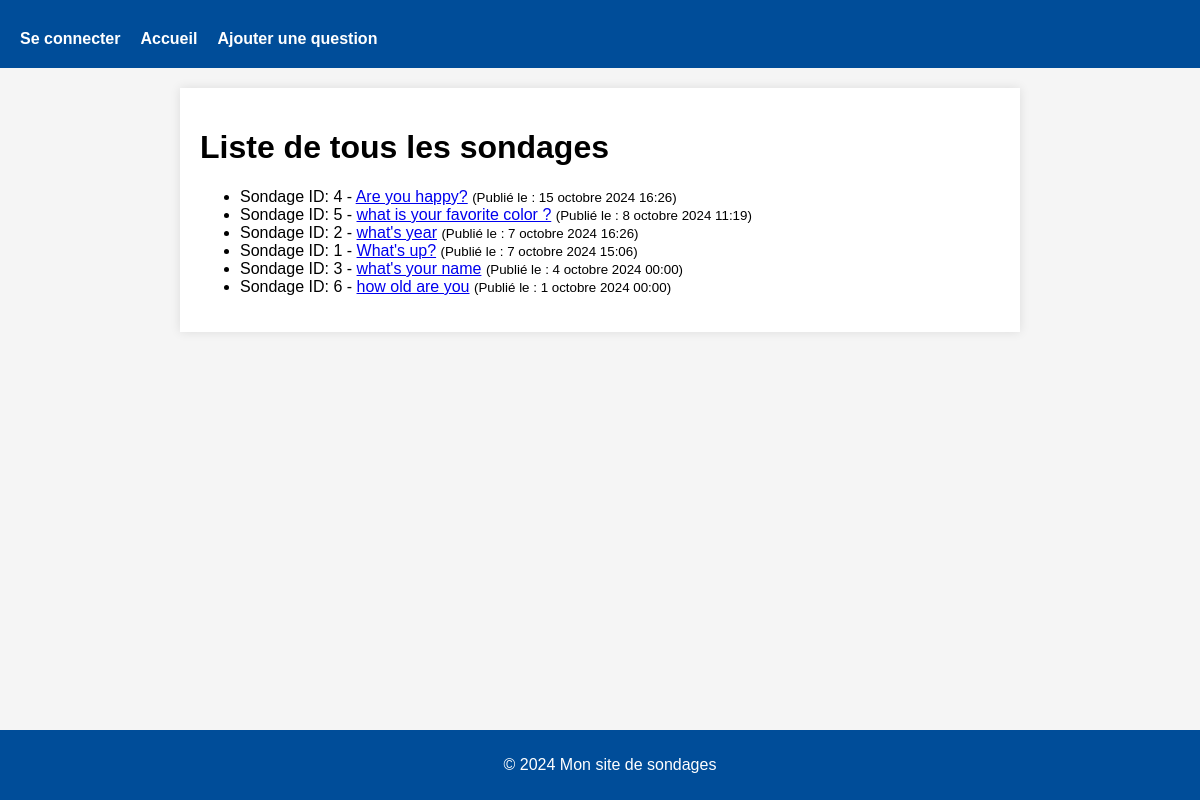
The page /polls/all/ on the database as committed earlier.
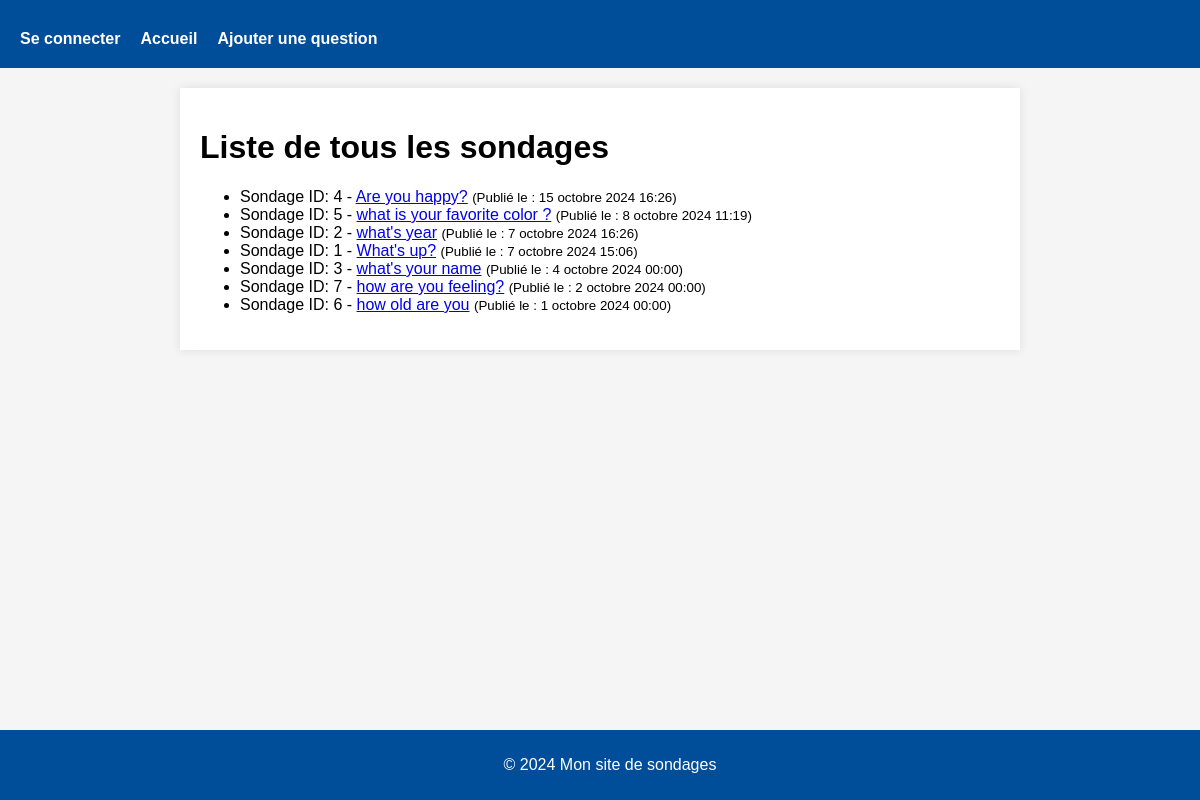
The same page on the database as committed later.
### polls/models.py (models this page shows, shortened)
class Question(models.Model):
    question_text = models.CharField(max_length=200)
    pub_date = models.DateTimeField("date published")

### polls/views.py (the view)
# urls.py: path('all/', views.AllPollsView.as_view(), name='all_polls'),
class AllPollsView(generic.ListView):
    template_name = 'polls/all_polls.html'
    context_object_name = 'all_questions'
    def get_queryset(self):
        return Question.objects.order_by("-pub_date")

### polls/templates/polls/all_polls.html (shortened to what this page needs)
{% extends "base.html" %}
{% block main %}
<h1>Liste de tous les sondages</h1>
{% if all_questions %}
    <ul>
    {% for question in all_questions %}
        <li>
            Sondage ID: {{ question.id }} -
            <a href="{% url 'polls:frequency' question.id %}">{{ question.question_text }}</a>
            <small>(Publié le : {{ question.pub_date }})</small>
        </li>
    {% endfor %}
    </ul>
{% else %}
    <p>Aucun sondage disponible.</p>
{% endif %}
{% endblock %}

Rows that differ between the two databases and show on the page:
added Question: id "7", question_text "how are you feeling?", pub_date "2 octobre 2024 00:00"
